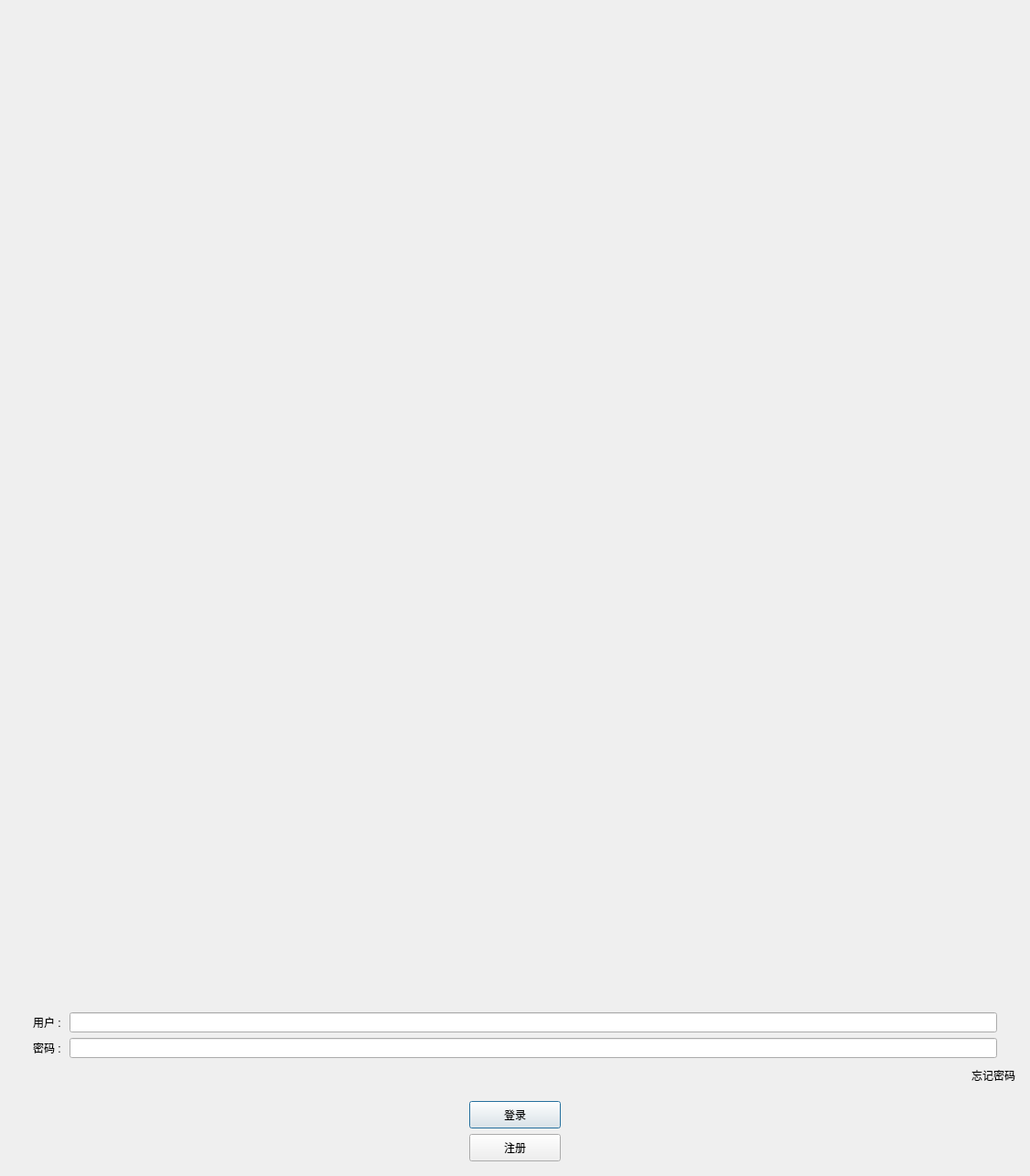
<?xml version="1.0" encoding="UTF-8"?>
<ui version="4.0">
 <class>LoginDialog</class>
 <widget class="QDialog" name="LoginDialog">
  <property name="enabled">
   <bool>true</bool>
  </property>
  <property name="geometry">
   <rect>
    <x>0</x>
    <y>0</y>
    <width>1126</width>
    <height>1286</height>
   </rect>
  </property>
  <property name="minimumSize">
   <size>
    <width>0</width>
    <height>0</height>
   </size>
  </property>
  <property name="windowTitle">
   <string>Dialog</string>
  </property>
  <layout class="QVBoxLayout" name="verticalLayout_2">
   <property name="sizeConstraint">
    <enum>QLayout::SetDefaultConstraint</enum>
   </property>
   <item>
    <layout class="QVBoxLayout" name="verticalLayout">
     <property name="leftMargin">
      <number>5</number>
     </property>
     <property name="topMargin">
      <number>5</number>
     </property>
     <property name="rightMargin">
      <number>5</number>
     </property>
     <property name="bottomMargin">
      <number>5</number>
     </property>
     <item>
      <widget class="QWidget" name="widget" native="true">
       <layout class="QGridLayout" name="gridLayout">
        <item row="0" column="0">
         <widget class="QLabel" name="label_2">
          <property name="text">
           <string/>
          </property>
          <property name="pixmap">
           <pixmap resource="rc.qrc">:/pic/resource/login.png</pixmap>
          </property>
          <property name="scaledContents">
           <bool>true</bool>
          </property>
         </widget>
        </item>
       </layout>
      </widget>
     </item>
     <item>
      <layout class="QHBoxLayout" name="horizontalLayout" stretch="0,0">
       <property name="leftMargin">
        <number>20</number>
       </property>
       <property name="rightMargin">
        <number>20</number>
       </property>
       <item>
        <widget class="QLabel" name="user_label">
         <property name="text">
          <string>用户 : </string>
         </property>
        </widget>
       </item>
       <item>
        <widget class="QLineEdit" name="user_edit"/>
       </item>
      </layout>
     </item>
     <item>
      <layout class="QHBoxLayout" name="horizontalLayout_2">
       <property name="leftMargin">
        <number>20</number>
       </property>
       <property name="rightMargin">
        <number>20</number>
       </property>
       <item>
        <widget class="QLabel" name="pass_label">
         <property name="text">
          <string>密码 : </string>
         </property>
        </widget>
       </item>
       <item>
        <widget class="QLineEdit" name="pass_edit"/>
       </item>
      </layout>
     </item>
     <item>
      <layout class="QHBoxLayout" name="horizontalLayout_5">
       <item>
        <spacer name="horizontalSpacer_5">
         <property name="orientation">
          <enum>Qt::Horizontal</enum>
         </property>
         <property name="sizeHint" stdset="0">
          <size>
           <width>40</width>
           <height>20</height>
          </size>
         </property>
        </spacer>
       </item>
       <item>
        <widget class="QLabel" name="forget_label">
         <property name="minimumSize">
          <size>
           <width>0</width>
           <height>25</height>
          </size>
         </property>
         <property name="maximumSize">
          <size>
           <width>16777215</width>
           <height>25</height>
          </size>
         </property>
         <property name="text">
          <string>忘记密码</string>
         </property>
        </widget>
       </item>
      </layout>
     </item>
     <item>
      <spacer name="verticalSpacer">
       <property name="orientation">
        <enum>Qt::Vertical</enum>
       </property>
       <property name="sizeType">
        <enum>QSizePolicy::Fixed</enum>
       </property>
       <property name="sizeHint" stdset="0">
        <size>
         <width>10</width>
         <height>10</height>
        </size>
       </property>
      </spacer>
     </item>
     <item>
      <layout class="QHBoxLayout" name="horizontalLayout_3">
       <item>
        <spacer name="horizontalSpacer_2">
         <property name="orientation">
          <enum>Qt::Horizontal</enum>
         </property>
         <property name="sizeHint" stdset="0">
          <size>
           <width>40</width>
           <height>20</height>
          </size>
         </property>
        </spacer>
       </item>
       <item>
        <widget class="QPushButton" name="Login_btn">
         <property name="minimumSize">
          <size>
           <width>100</width>
           <height>30</height>
          </size>
         </property>
         <property name="maximumSize">
          <size>
           <width>50</width>
           <height>16777215</height>
          </size>
         </property>
         <property name="text">
          <string>登录</string>
         </property>
        </widget>
       </item>
       <item>
        <spacer name="horizontalSpacer">
         <property name="orientation">
          <enum>Qt::Horizontal</enum>
         </property>
         <property name="sizeHint" stdset="0">
          <size>
           <width>40</width>
           <height>20</height>
          </size>
         </property>
        </spacer>
       </item>
      </layout>
     </item>
     <item>
      <layout class="QHBoxLayout" name="horizontalLayout_4">
       <item>
        <spacer name="horizontalSpacer_3">
         <property name="orientation">
          <enum>Qt::Horizontal</enum>
         </property>
         <property name="sizeHint" stdset="0">
          <size>
           <width>40</width>
           <height>20</height>
          </size>
         </property>
        </spacer>
       </item>
       <item>
        <widget class="QPushButton" name="register_btn">
         <property name="minimumSize">
          <size>
           <width>100</width>
           <height>30</height>
          </size>
         </property>
         <property name="maximumSize">
          <size>
           <width>50</width>
           <height>16777215</height>
          </size>
         </property>
         <property name="text">
          <string>注册</string>
         </property>
        </widget>
       </item>
       <item>
        <spacer name="horizontalSpacer_4">
         <property name="orientation">
          <enum>Qt::Horizontal</enum>
         </property>
         <property name="sizeHint" stdset="0">
          <size>
           <width>40</width>
           <height>20</height>
          </size>
         </property>
        </spacer>
       </item>
      </layout>
     </item>
    </layout>
   </item>
  </layout>
 </widget>
 <resources>
  <include location="rc.qrc"/>
 </resources>
 <connections/>
</ui>
